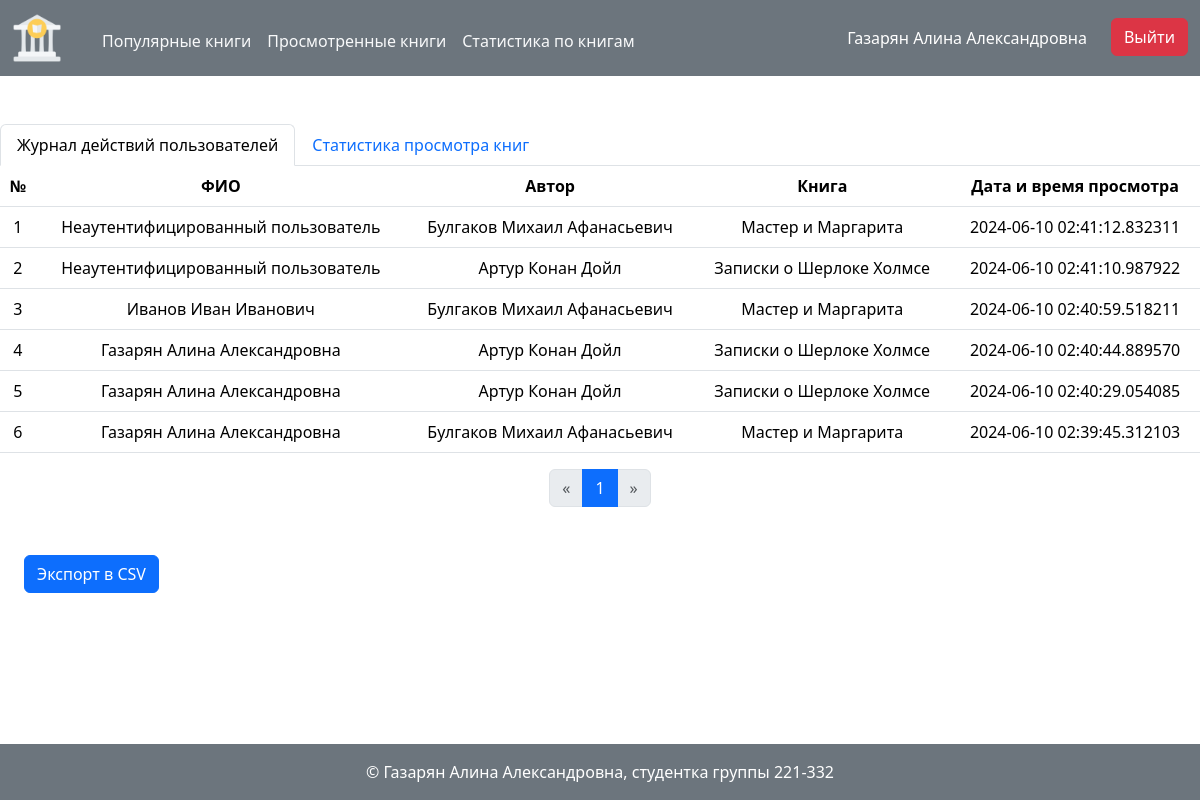
The app's page /history/users_activity (signed in), older data.
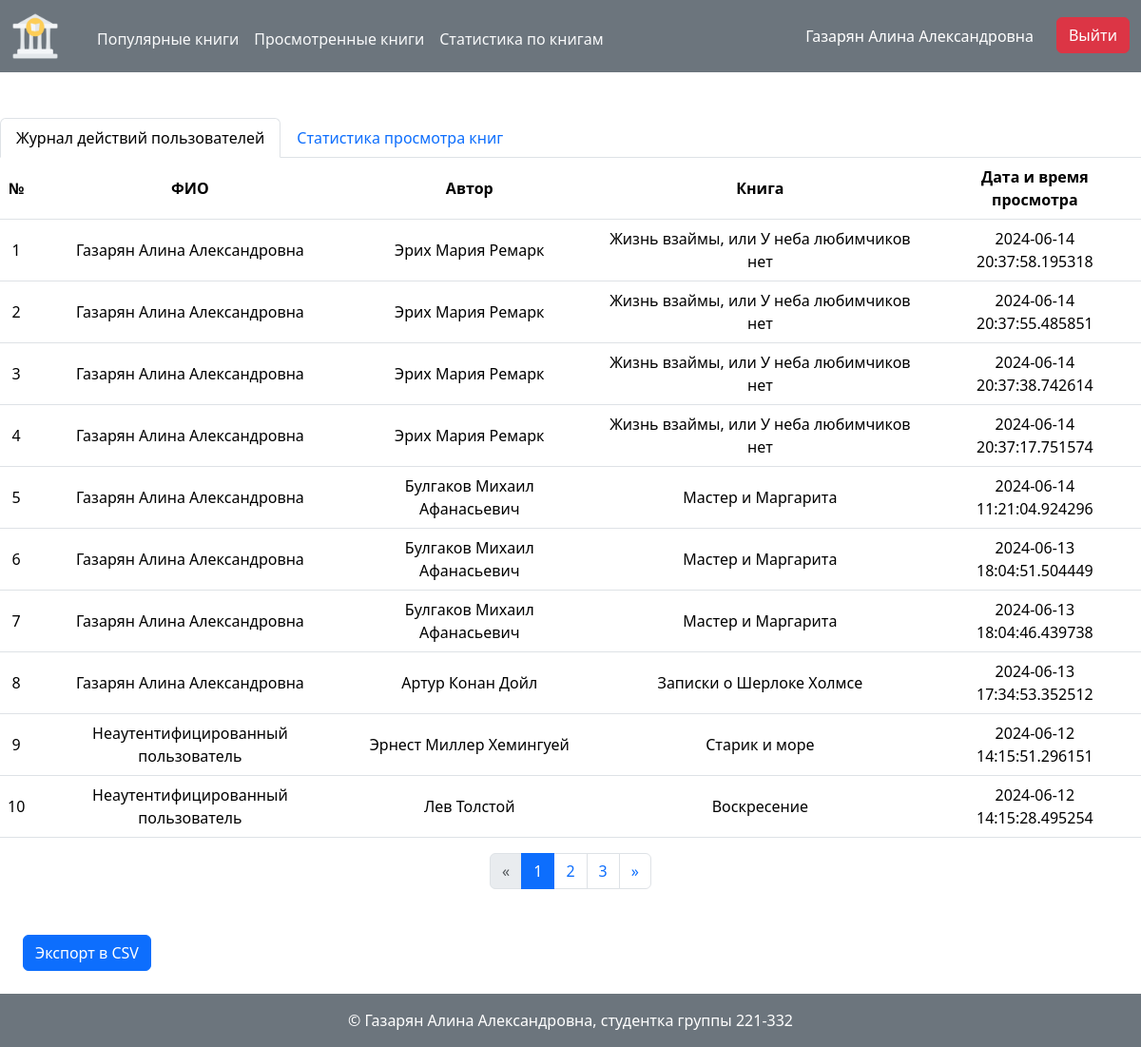
The same page, newer data.
### models.py (models this page shows, shortened)
class Book(db.Model):
    __tablename__='books'
    id: Mapped[int]=mapped_column(primary_key=True)
    name: Mapped[str]=mapped_column(String(100), unique=True)
    short_desc: Mapped[str]=mapped_column(Text, nullable=False)
    year: Mapped[int]=mapped_column(String(10), nullable=False)
    publisher: Mapped[str]=mapped_column(String(100), nullable=False)
    author: Mapped[str]=mapped_column(String(100), nullable=False)
    volume: Mapped[int]=mapped_column(nullable=False)
    cover_id: Mapped[int]=mapped_column(ForeignKey('images.id'))
    review_of_book: Mapped[List['Review']]=relationship(back_populates='book', cascade='all, delete')
    history_of_book: Mapped[List['History']]=relationship(back_populates='book', cascade='all, delete')

class History(db.Model):
    __tablename__ = 'histories'
    id: Mapped[int]=mapped_column(primary_key=True)
    created_at: Mapped[datetime]=mapped_column(default=datetime.now)
    book_id: Mapped[int]=mapped_column(ForeignKey('books.id'))
    book: Mapped['Book']=relationship(back_populates="history_of_book")
    user_id: Mapped[int]=mapped_column(ForeignKey('users.id'))
    user: Mapped['User']=relationship(back_populates="user_actions_history")

### history.py (the view)
@bp.route('/users_activity')
@login_required
@permission_check('check_logs')
def users_activity():
    session['save_input_data'] = {}
    all_records = History.query.order_by(History.created_at.desc())
    records = all_records  # Инициализация переменной для текущей страницы записей
    page = request.args.get('page', 1, type=int)
    pagination = records.paginate(page=page, per_page=PER_PAGE)
    records = pagination.items  # Записи для текущей страницы
    data = list()  # Список для хранения данных текущей страницы
    all_data = list()  # Список для хранения всех данных
    for record in all_records:
        all_data.append({
            'author': record.book.author,
            'name': record.book.name,
            'created_at': record.created_at
        })
        if record.user == None:
            all_data[len(all_data) - 1]['full_name'] = 'Неаутентифицированный пользователь'
        else:
            all_data[len(all_data) - 1]['full_name'] = record.user.full_name
    for record in records:
        data.append({
            'author': record.book.author,
            'name': record.book.name,
            'created_at': record.created_at
        })
        if record.user == None:
            data[len(data) - 1]['full_name'] = 'Неаутентифицированный пользователь'
        else:
            data[len(data) - 1]['full_name'] = record.user.full_name
    if request.args.get('download_csv_file'):
        f = make_file(all_data, ['full_name', 'author', 'name', 'created_at'])
        return send_file(f, mimetype='text/csv', as_attachment=True, download_name='users_activity.csv')
    return render_template(
        'history/users_activity.html',
        pagination=pagination,
        data=data
    )

### auth.py (called while the page is built)
def load_user(user_id):
    user = db.session.execute(db.select(User).filter_by(id=user_id)).scalar()
    return user  # Возврат объекта пользователя

def permission_check(action):
    def decor(function):
        @functools.wraps(function)  # Сохранение метаданных оригинальной функции
        def wrapper(*args, **kwargs):
            user_id = kwargs.get('user_id')  # Получение ID пользователя из аргументов функции
            user = None
            if user_id:
                user = load_user(user_id)  # Загрузка пользователя по ID
            if not current_user.can(action, user):  # Проверка прав доступа текущего пользователя
                flash('У вас недостаточно прав для выполнения данного действия', 'warning')  # Вывод сообщения об ошибке
                return redirect(url_for('index'))  # Перенаправление на главную страницу
            return function(*args, **kwargs)  # Выполнение оригинальной функции
        return wrapper
    return decor

### models.py (called while the page is built)
    @property
    def full_name(self):
        return ' '.join([self.last_name, self.first_name, self.middle_name or ''])

    @property
    def is_admin(self):
        return self.role.name == 'Администратор'

### templates/history/users_activity.html
{% extends 'history/base.html' %}
{% from 'pagination.html' import render_pagination %}
{% block tab_content %}
<table class="table">
    <thead>
        <tr>
            <th>№</th>
            <th>ФИО</th>
            <th>Автор</th>
            <th>Книга</th>
            <th>Дата и время просмотра</th>
        </tr>
    </thead>
    <tbody>
        {% for item in data %}
            <tr>
                <td>
                    {{loop.index + ((pagination.page - 1) * pagination.per_page)}}
                </td>
                <td>
                    {{ item.get('full_name') }}
                </td>
                <td>
                    {{ item.get('author') }}
                </td>
                <td>
                    {{ item.get('name') }}
                </td>
                <td>
                    {{ item.get('created_at') }}
                </td>
            </tr>
        {% endfor %}
    </tbody>
</table>
<div class="mb-5">
    {{ render_pagination(pagination, request.endpoint) }}
</div>
{% if data | length != 0 %}
    <a class="btn btn-primary ms-4 mb-4" href="{{ url_for('history.users_activity', download_csv_file=True) }}">Экспорт в CSV</a>
{% endif %}
{% endblock %}

Row changes from the older to the newer data that the page shows:
no longer on one of the page's lists (row unchanged): Book: get "Артур Конан Дойл", get "Записки о Шерлоке Холмсе", get "2024-06-10 02:40:44.889570", get "2024-06-10 02:40:29.054085"
added Book: get "Газарян Алина Александровна", get "Эрих Мария Ремарк", get "Жизнь взаймы, или У неба любимчиков нет", get "2024-06-14 20:37:58.195318", get "2024-06-14 20:37:55.485851", get "2024-06-14 20:37:38.742614", get "2024-06-14 20:37:17.751574"
computed for Book "Булгаков Михаил Афанасьевич": get "Неаутентифицированный пользователь" → "Газарян Алина Александровна"; get "2024-06-10 02:41:12.832311" → "2024-06-14 11:21:04.924296"; get "Иванов Иван Иванович" → "Газарян Алина Александровна"; get "2024-06-10 02:40:59.518211" → "2024-06-13 18:04:51.504449"; get "2024-06-10 02:39:45.312103" → "2024-06-13 18:04:46.439738"
computed for Book "Артур Конан Дойл": get "Неаутентифицированный пользователь" → "Газарян Алина Александровна"; get "2024-06-10 02:41:10.987922" → "2024-06-13 17:34:53.352512"
added Book: get "Неаутентифицированный пользователь", get "Эрнест Миллер Хемингуей", get "Старик и море", get "2024-06-12 14:15:51.296151"
added Book: get "Неаутентифицированный пользователь", get "Лев Толстой", get "Воскресение", get "2024-06-12 14:15:28.495254"
Text that changed along with them:
new list line: "2"
new list line: "3"
